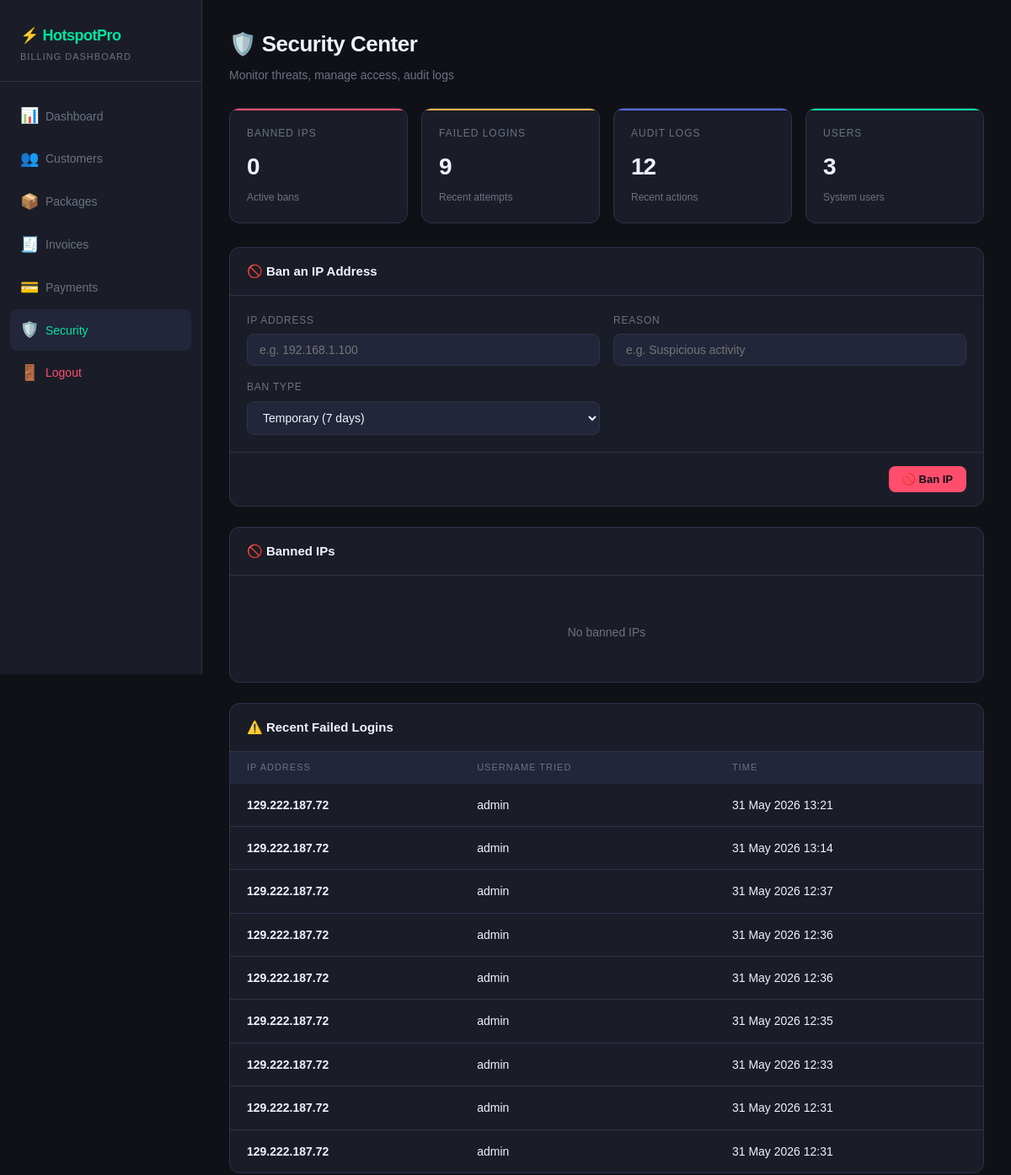
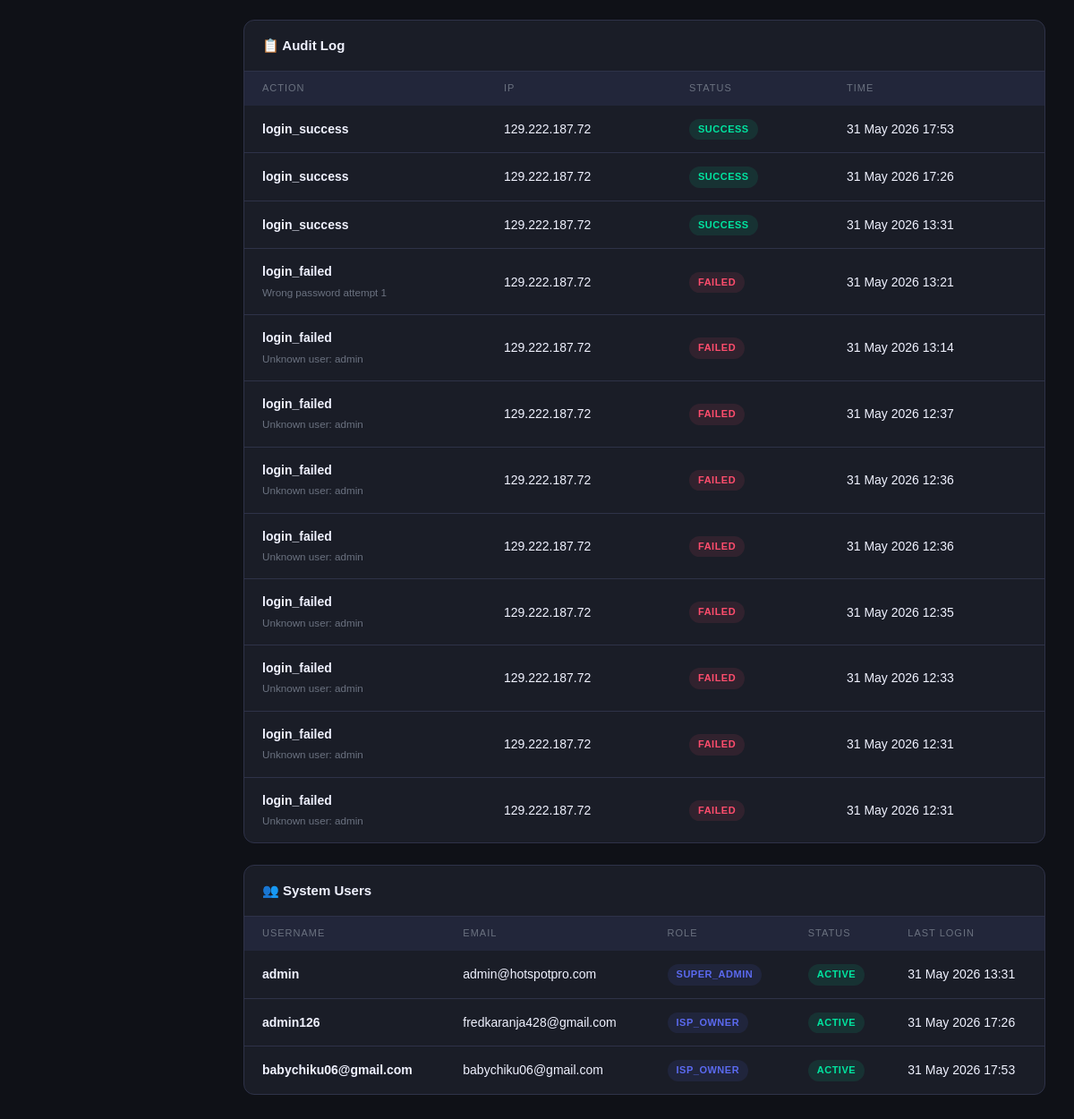
The page /auth/security (signed in) on the database its author committed (2 pictures, top to bottom).
### billing_system/security/models.py (models this page shows, shortened)
class LoginAttempt(Base):
    __tablename__ = "login_attempts"
    id         = Column(String(36), primary_key=True, default=_uuid)
    ip_address = Column(String(45), nullable=False, index=True)
    username   = Column(String(100), nullable=True)
    success    = Column(Boolean, nullable=False, default=False)
    user_agent = Column(String(255), nullable=True)
    created_at = Column(DateTime(timezone=True), nullable=False, default=_now)
    __table_args__ = (Index("ix_login_ip_created", "ip_address", "created_at"),)

class AuditLog(Base):
    __tablename__ = "audit_logs"
    id         = Column(String(36), primary_key=True, default=_uuid)
    user_id    = Column(String(36), ForeignKey("users.id"), nullable=True, index=True)
    action     = Column(String(100), nullable=False)
    resource   = Column(String(100), nullable=True)
    resource_id= Column(String(36), nullable=True)
    details    = Column(Text, nullable=True)
    ip_address = Column(String(45), nullable=True)
    user_agent = Column(String(255), nullable=True)
    status     = Column(String(20), nullable=False, default="success")
    created_at = Column(DateTime(timezone=True), nullable=False, default=_now)
    user       = relationship("User", back_populates="audit_logs")
    __table_args__ = (Index("ix_audit_created", "created_at"),)

class User(Base):
    __tablename__ = "users"
    id            = Column(String(36), primary_key=True, default=_uuid)
    email         = Column(String(255), unique=True, nullable=False, index=True)
    username      = Column(String(100), unique=True, nullable=False, index=True)
    hashed_password = Column(String(255), nullable=False)
    full_name     = Column(String(255), nullable=False)
    role          = Column(Enum(UserRole), nullable=False, default=UserRole.STAFF)
    is_active     = Column(Boolean, nullable=False, default=True)
    is_locked     = Column(Boolean, nullable=False, default=False)
    failed_attempts = Column(Integer, nullable=False, default=0)
    last_login    = Column(DateTime(timezone=True), nullable=True)
    last_ip       = Column(String(45), nullable=True)
    created_at    = Column(DateTime(timezone=True), nullable=False, default=_now)
    updated_at    = Column(DateTime(timezone=True), nullable=False, default=_now, onupdate=_now)
    audit_logs    = relationship("AuditLog", back_populates="user")

### billing_system/security/routes.py (the view)
@router.get("/security", response_class=HTMLResponse)
def security_dashboard(request: Request, db: Session = Depends(get_db_dep)):
    user = get_current_user_from_cookie(request, db)
    if not user:
        return RedirectResponse("/auth/login", status_code=303)
    if user.role not in [UserRole.SUPER_ADMIN, UserRole.ADMIN]:
        return HTMLResponse("<h1>Access Denied</h1>", status_code=403)
    banned_ips   = db.query(BannedIP).order_by(BannedIP.created_at.desc()).limit(20).all()
    audit_logs   = db.query(AuditLog).order_by(AuditLog.created_at.desc()).limit(50).all()
    failed_logins = db.query(LoginAttempt).filter_by(success=False).order_by(
        LoginAttempt.created_at.desc()).limit(20).all()
    users        = db.query(User).all()
    from jinja2 import Environment, FileSystemLoader
    env = Environment(loader=FileSystemLoader("billing_system/templates"))
    html = env.get_template("security.html").render(
        request=request,
        active="security",
        current_user=user,
        banned_ips=banned_ips,
        audit_logs=audit_logs,
        failed_logins=failed_logins,
        users=users,
    )
    return HTMLResponse(html)

### billing_system/templates/security.html (shortened to what this page needs)
<!DOCTYPE html>
<html lang="en">
<head>
  <link rel="stylesheet" href="/static/css/style.css">
</head>
<body>
<aside class="sidebar">
  <div class="sidebar-logo">
    <h1>⚡ HotspotPro</h1>
    <p>Billing Dashboard</p>
  </div>
  <nav class="sidebar-nav">
    <a href="/" class="nav-item"><span class="icon">📊</span> Dashboard</a>
    <a href="/customers" class="nav-item"><span class="icon">👥</span> Customers</a>
    <a href="/packages" class="nav-item"><span class="icon">📦</span> Packages</a>
    <a href="/invoices" class="nav-item"><span class="icon">🧾</span> Invoices</a>
    <a href="/payments" class="nav-item"><span class="icon">💳</span> Payments</a>
    <a href="/auth/security" class="nav-item active"><span class="icon">🛡️</span> Security</a>
    <a href="/auth/logout" class="nav-item" style="margin-top:auto;color:var(--danger)">
      <span class="icon">🚪</span> Logout
    </a>
  </nav>
</aside>
<main class="main">
  <div class="page-header">
    <h2>🛡️ Security Center</h2>
    <p>Monitor threats, manage access, audit logs</p>
  </div>
  <div class="stats-grid">
    <div class="stat-card red">
      <div class="stat-label">Banned IPs</div>
      <div class="stat-value">{{ banned_ips|length }}</div>
      <div class="stat-sub">Active bans</div>
    </div>
    <div class="stat-card yellow">
      <div class="stat-label">Failed Logins</div>
      <div class="stat-value">{{ failed_logins|length }}</div>
      <div class="stat-sub">Recent attempts</div>
    </div>
    <div class="stat-card blue">
      <div class="stat-label">Audit Logs</div>
      <div class="stat-value">{{ audit_logs|length }}</div>
      <div class="stat-sub">Recent actions</div>
    </div>
    <div class="stat-card">
      <div class="stat-label">Users</div>
      <div class="stat-value">{{ users|length }}</div>
      <div class="stat-sub">System users</div>
    </div>
  </div>
  <div class="card" style="margin-bottom:24px;">
    <div class="card-header"><h3>🚫 Ban an IP Address</h3></div>
    <form method="POST" action="/auth/ban-ip">
      <div class="form-grid">
        <div class="form-group">
          <label>IP Address</label>
          <input type="text" name="ip_address" placeholder="e.g. 192.168.1.100" required>
        </div>
        <div class="form-group">
          <label>Reason</label>
          <input type="text" name="reason" placeholder="e.g. Suspicious activity">
        </div>
        <div class="form-group">
          <label>Ban Type</label>
          <select name="permanent">
            <option value="false">Temporary (7 days)</option>
          </select>
        </div>
      </div>
      <div class="form-actions">
        <button type="submit" class="btn btn-primary" style="background:var(--danger);">
          🚫 Ban IP
        </button>
      </div>
    </form>
  </div>
  <div class="card" style="margin-bottom:24px;">
    <div class="card-header"><h3>🚫 Banned IPs</h3></div>
    {% if banned_ips %}
    <table>
      <thead>
        <tr>
          <th>IP Address</th>
          <th>Reason</th>
          <th>Type</th>
          <th>Expires</th>
          <th>Banned At</th>
          <th>Action</th>
        </tr>
      </thead>
      <tbody>
        {% for ban in banned_ips %}
        <tr>
          <td><strong>{{ ban.ip_address }}</strong></td>
          <td>{{ ban.reason or '—' }}</td>
          <td>
            {% if ban.is_permanent %}
              <span class="badge badge-red">Permanent</span>
            {% else %}
              <span class="badge badge-yellow">Temporary</span>
            {% endif %}
          </td>
          <td>{{ ban.expires_at.strftime('%d %b %Y %H:%M') if ban.expires_at else '—' }}</td>
          <td>{{ ban.created_at.strftime('%d %b %Y') }}</td>
          <td>
            <form method="POST" action="/auth/unban/{{ ban.id }}" style="display:inline;">
              <button type="submit" class="btn btn-secondary"
                      style="padding:4px 10px;font-size:12px;color:var(--accent);">
                Unban
              </button>
            </form>
          </td>
        </tr>
        {% endfor %}
      </tbody>
    </table>
    {% else %}
    <div class="empty"><p>No banned IPs</p></div>
    {% endif %}
  </div>
  <div class="card" style="margin-bottom:24px;">
    <div class="card-header"><h3>⚠️ Recent Failed Logins</h3></div>
    {% if failed_logins %}
    <table>
      <thead>
        <tr><th>IP Address</th><th>Username tried</th><th>Time</th></tr>
      </thead>
      <tbody>
        {% for attempt in failed_logins %}
        <tr>
          <td><strong>{{ attempt.ip_address }}</strong></td>
          <td>{{ attempt.username or '—' }}</td>
          <td>{{ attempt.created_at.strftime('%d %b %Y %H:%M') }}</td>
        </tr>
        {% endfor %}
      </tbody>
    </table>
    {% else %}
    <div class="empty"><p>No failed logins</p></div>
    {% endif %}
  </div>
  <div class="card" style="margin-bottom:24px;">
    <div class="card-header"><h3>📋 Audit Log</h3></div>
    {% if audit_logs %}
    <table>
      <thead>
        <tr><th>Action</th><th>IP</th><th>Status</th><th>Time</th></tr>
      </thead>
      <tbody>
        {% for log in audit_logs %}
        <tr>
          <td><strong>{{ log.action }}</strong>
            {% if log.details %}
            <br><small style="color:var(--muted)">{{ log.details }}</small>
            {% endif %}
          </td>
          <td>{{ log.ip_address or '—' }}</td>
          <td>
            {% if log.status == 'success' %}
              <span class="badge badge-green">Success</span>
            {% elif log.status == 'failed' %}
              <span class="badge badge-red">Failed</span>
            {% elif log.status == 'blocked' %}
              <span class="badge badge-red">Blocked</span>
            {% elif log.status == 'security' %}
              <span class="badge badge-yellow">Security</span>
            {% else %}
              <span class="badge badge-gray">{{ log.status }}</span>
            {% endif %}
          </td>
          <td>{{ log.created_at.strftime('%d %b %Y %H:%M') }}</td>
        </tr>
        {% endfor %}
      </tbody>
    </table>
    {% else %}
    <div class="empty"><p>No audit logs yet</p></div>
    {% endif %}
  </div>
  <div class="card">
    <div class="card-header"><h3>👥 System Users</h3></div>
    {% if users %}
    <table>
      <thead>
        <tr><th>Username</th><th>Email</th><th>Role</th><th>Status</th><th>Last Login</th></tr>
      </thead>
      <tbody>
        {% for u in users %}
        <tr>
          <td><strong>{{ u.username }}</strong></td>
          <td>{{ u.email }}</td>
          <td><span class="badge badge-blue">{{ u.role.value }}</span></td>
          <td>
            {% if u.is_locked %}
              <span class="badge badge-red">Locked</span>
            {% elif u.is_active %}
              <span class="badge badge-green">Active</span>
            {% else %}
              <span class="badge badge-gray">Inactive</span>
            {% endif %}
          </td>
          <td>{{ u.last_login.strftime('%d %b %Y %H:%M') if u.last_login else 'Never' }}</td>
        </tr>
        {% endfor %}
      </tbody>
    </table>
    {% else %}
    <div class="empty"><p>No users yet</p></div>
    {% endif %}
  </div>
</main>
</body>
</html>

### rows shown on the page
LoginAttempt: ip_address "129.222.187.72", username "admin", created_at "31 May 2026 13:21"
LoginAttempt: ip_address "129.222.187.72", username "admin", created_at "31 May 2026 13:14"
LoginAttempt: ip_address "129.222.187.72", username "admin", created_at "31 May 2026 12:37"
LoginAttempt: ip_address "129.222.187.72", username "admin", created_at "31 May 2026 12:36"
LoginAttempt: ip_address "129.222.187.72", username "admin", created_at "31 May 2026 12:36"
LoginAttempt: ip_address "129.222.187.72", username "admin", created_at "31 May 2026 12:35"
LoginAttempt: ip_address "129.222.187.72", username "admin", created_at "31 May 2026 12:33"
LoginAttempt: ip_address "129.222.187.72", username "admin", created_at "31 May 2026 12:31"
LoginAttempt: ip_address "129.222.187.72", username "admin", created_at "31 May 2026 12:31"
AuditLog: action "login_success", ip_address "129.222.187.72", status "SUCCESS", created_at "31 May 2026 17:53"
AuditLog: action "login_success", ip_address "129.222.187.72", status "SUCCESS", created_at "31 May 2026 17:26"
AuditLog: action "login_success", ip_address "129.222.187.72", status "SUCCESS", created_at "31 May 2026 13:31"
AuditLog: action "login_failed", details "Wrong password attempt 1", ip_address "129.222.187.72", status "FAILED", created_at "31 May 2026 13:21"
AuditLog: action "login_failed", details "Unknown user: admin", ip_address "129.222.187.72", status "FAILED", created_at "31 May 2026 13:14"
AuditLog: action "login_failed", details "Unknown user: admin", ip_address "129.222.187.72", status "FAILED", created_at "31 May 2026 12:37"
AuditLog: action "login_failed", details "Unknown user: admin", ip_address "129.222.187.72", status "FAILED", created_at "31 May 2026 12:36"
AuditLog: action "login_failed", details "Unknown user: admin", ip_address "129.222.187.72", status "FAILED", created_at "31 May 2026 12:36"
AuditLog: action "login_failed", details "Unknown user: admin", ip_address "129.222.187.72", status "FAILED", created_at "31 May 2026 12:35"
AuditLog: action "login_failed", details "Unknown user: admin", ip_address "129.222.187.72", status "FAILED", created_at "31 May 2026 12:33"
AuditLog: action "login_failed", details "Unknown user: admin", ip_address "129.222.187.72", status "FAILED", created_at "31 May 2026 12:31"
AuditLog: action "login_failed", details "Unknown user: admin", ip_address "129.222.187.72", status "FAILED", created_at "31 May 2026 12:31"
User: username "admin", email "admin@hotspotpro.com", role.value "SUPER_ADMIN", is_locked "ACTIVE", last_login "31 May 2026 13:31"
User: username "admin126", email "fredkaranja428@gmail.com", role.value "ISP_OWNER", is_locked "ACTIVE", last_login "31 May 2026 17:26"
User: username "babychiku06@gmail.com", email "babychiku06@gmail.com", role.value "ISP_OWNER", is_locked "ACTIVE", last_login "31 May 2026 17:53"

### other values the page prints
{{ banned_ips|length }} "0"
{{ failed_logins|length }} "9"
{{ audit_logs|length }} "12"
{{ users|length }} "3"
